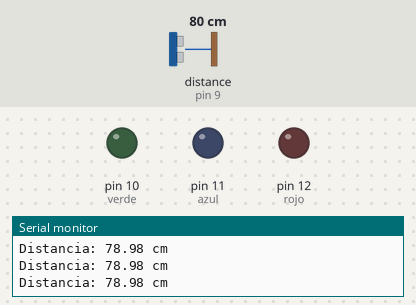
The sketch below on a simulated Arduino Uno, built with avr-gcc and run on an emulated ATmega328P. Parts: output pins drawn as LEDs (lit = HIGH), the last lines printed to the serial monitor. Wiring (inferred from the names in the program): ultrasonic range finder: trigger pin 8; echo pin 9. Inputs (shaded band) come from the test bench; at power-on: distance to the obstacle (sensor on pin 9) 80 cm. The echo pulse lasts 58.3 µs per cm; pins used as bus, display or sensor lines are not drawn.

Above: at 1.2 s.
1.3 s: distance to the obstacle (sensor on pin 9) set to 29 cm
2.9 s: distance to the obstacle (sensor on pin 9) set to 23 cm
At 3.7 s:
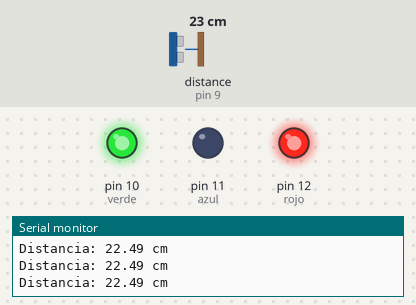
4.8 s: distance to the obstacle (sensor on pin 9) set to 35 cm
At 6.2 s:
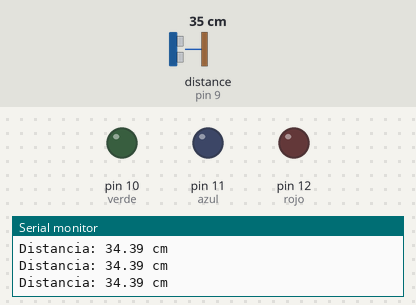
6.5 s: distance to the obstacle (sensor on pin 9) set to 2 cm
At 7.7 s:
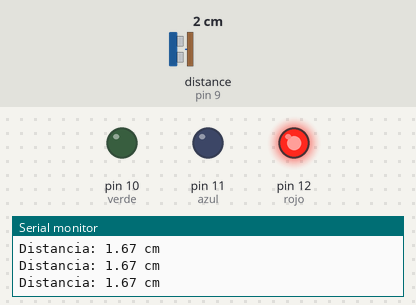
8.3 s: distance to the obstacle (sensor on pin 9) set to 18 cm
At 10.0 s:
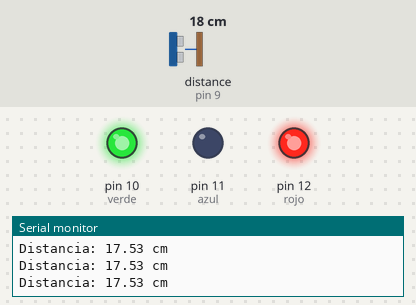
Timing chart, 0 to 11.0 s (numbered marks = the images above; inputs shaded):
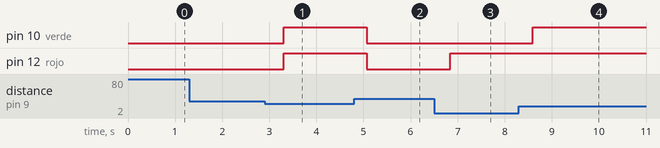

The sketch:

ej10.ino
```cpp
#define trig 8
#define echo 9
#define rojo 12
#define azul 11
#define verde 10

void setup()
{
  Serial.begin(9600);
  pinMode(trig, OUTPUT);
  pinMode(echo, INPUT);
  pinMode(rojo, OUTPUT);
  pinMode(azul, OUTPUT);
  pinMode(verde, OUTPUT);
}

void loop()
{
  digitalWrite(trig, LOW);
  delayMicroseconds(5);
  digitalWrite(trig, HIGH);
  delayMicroseconds(10);
  digitalWrite(trig, LOW);

  int duration = pulseIn(echo, HIGH);

  double cm = duration*0.034/2;
  Serial.print("Distancia: ");
  Serial.print(cm);
  Serial.println(" cm");
  delay(250);

  if(cm < 5){ // rojo
    analogWrite(rojo, 255);
  }
  else if(cm < 10){ // anaranjado
    analogWrite(rojo, 255);
    analogWrite(verde, 30);
  }
  else if(cm < 25){ // amarillo
    analogWrite(rojo, 255);
    analogWrite(verde, 255);
  }
  else{
    analogWrite(rojo, 0);
    analogWrite(verde, 0);
  }

}
```

Measured:
- the behaviour switches between 26 and 25 cm on distance to the obstacle (sensor on pin 9) (found by bisection; images 0 and 1)
- after the input at 2.9 s, pin 10 (verde), pin 12 (rojo): LOW → HIGH after 0.40 s
- after the input at 4.8 s, pin 10 (verde), pin 12 (rojo): HIGH → LOW after 0.27 s
- after the input at 6.5 s, pin 12 (rojo): LOW → HIGH after 0.34 s
- after the input at 8.3 s, pin 10 (verde): LOW → HIGH after 0.30 s
